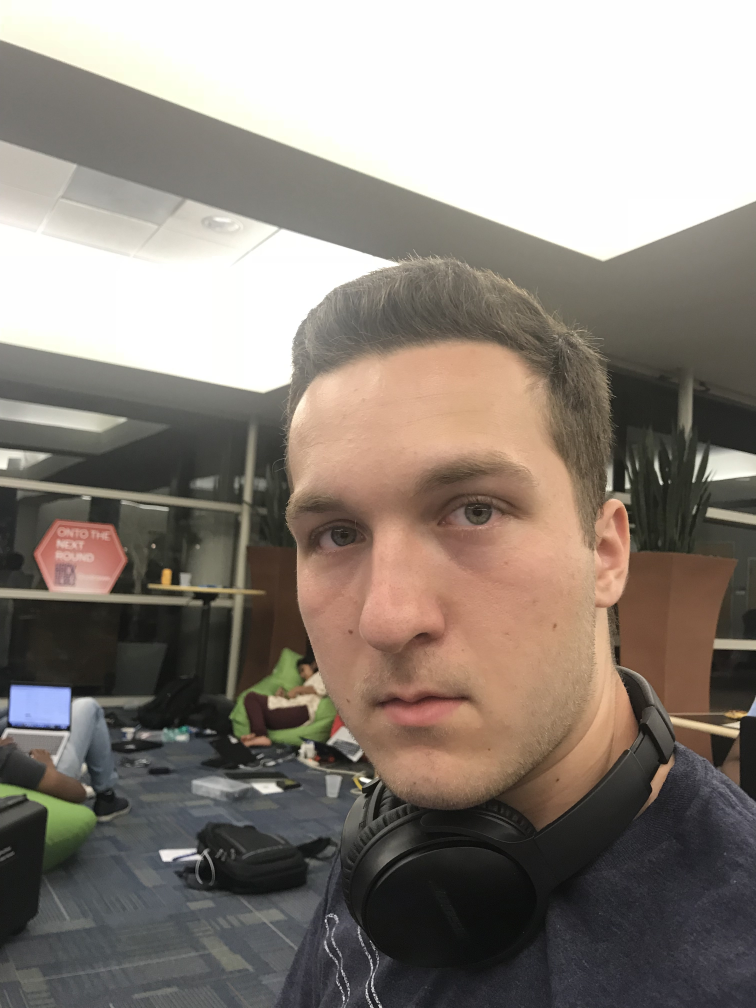
#> input picture test_images/baran.jpg, 3024 x 4032 px, given in place of the camera (shown at 1/4 size)
$ python webcam.py haarcascade_frontalface_default.xml   (older library calls are emulated)
#> lines starting #> are read from the running program, lines starting #| are printed output that depends on the picture; after the words box and inside, x2 and y2 are one past the last pixel; in counts of white or black regions, pixels touching at a corner belong together
import cv2
import sys

cascade_Path = sys.argv[1]
face_Cascade = cv2.CascadeClassifier(cascade_Path)

video_capture = cv2.VideoCapture(0)

while True:
    #Capture frame-by-frame
    ret, frame = video_capture.read()
#> frame is the input picture: shape (4032, 3024, 3); mean B, G, R 122.7, 130.6, 139.3
    frame = cv2.resize(frame, (200,200), interpolation=cv2.INTER_AREA)
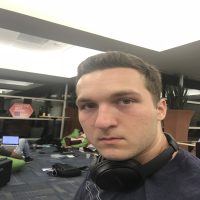
#> frame: shape (200, 200, 3); mean B, G, R 122.7, 130.6, 139.3

    gray = cv2.cvtColor(frame, cv2.COLOR_BGR2GRAY)
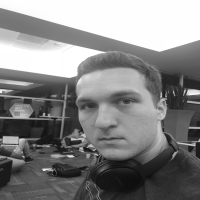
#> gray: shape (200, 200); min 14, max 255, mean 132.3

    faces = face_Cascade.detectMultiScale(
        gray,
        scaleFactor=1.1,
        minNeighbors=5,
        minSize=(30, 30),
        flags=cv2.cv.CV_HAAR_SCALE_IMAGE
    )
#> faces = [[63, 70, 90, 90]]

    # Draw a rectangle around the faces
    for (x, y, w, h) in faces:
        cv2.rectangle(frame, (x, y), (x+w, y+h), (0, 255, 0), 2)
#> this loop made 1 pass
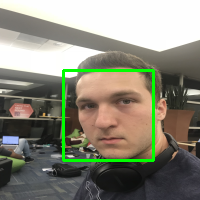
#> frame: shape (200, 200, 3); 2.69% of pixels changed, all inside (x1, y1, x2, y2) = (62, 69, 155, 162)

    # Display the resulting frame
    cv2.imshow('Video', frame)

    if cv2.waitKey(1) & 0xFF == ord('q'):
#> (key q is pressed here)
        break

# When everything is done, release the capture
video_capture.release()
cv2.destroyAllWindows()

$ run again, on test_images/ken2.jpg
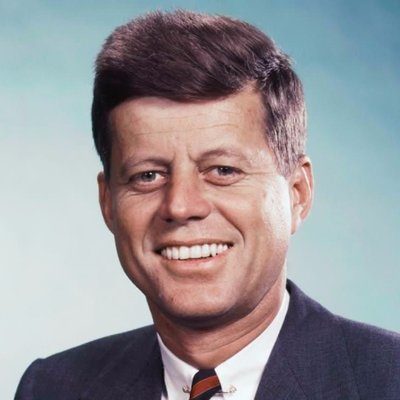
#> input picture test_images/ken2.jpg, 400 x 400 px, given in place of the camera
#> frame is the input picture: shape (400, 400, 3); mean B, G, R 151.7, 147.7, 149.6
#> `gray = cv2.cvtColor(frame, cv2.COLOR_BGR2GRAY)`:
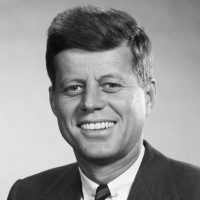
#> gray: shape (200, 200); min 10, max 248, mean 148.8
#> faces = [[43, 48, 98, 98]]
#> the loop `for (x, y, w, h) in faces:` made 1 pass
#> after the loop `for (x, y, w, h) in faces:`:
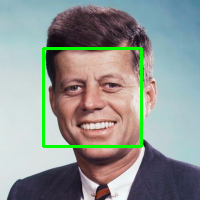
#> frame: shape (200, 200, 3); mean B, G, R 147.3, 150.7, 144.7
